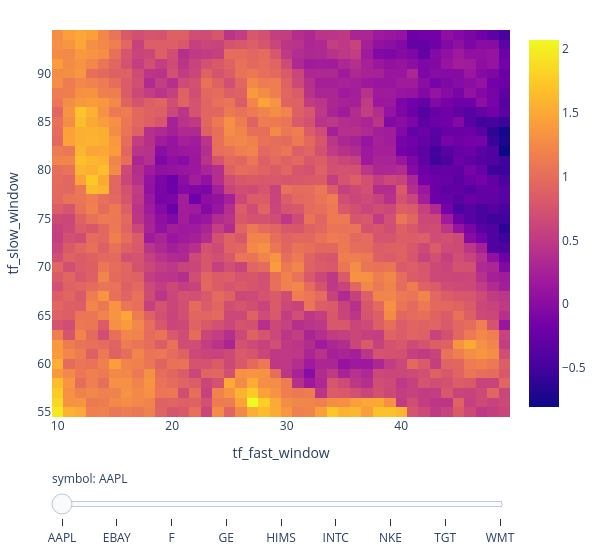

Notebook code cell kept with this figure:
### Code cell
fig = pf.sharpe_ratio().vbt.heatmap(
    x_level="tf_fast_window",
    y_level="tf_slow_window",
    slider_level="symbol"
)
fig.show()

### Figure 1 — Plotly figure (JSON) as saved in the notebook; plotly's stock layout.template omitted (floating-point values rounded to 4 significant figures; data arrays with more than 128 entries replaced by an {"elided": "..."} marker saying what was removed)
{"data": [{"colorscale": [[0, "#0d0887"], [0.1111, "#46039f"], [0.2222, "#7201a8"], [0.3333, "#9c179e"], [0.4444, "#bd3786"], [0.5556, "#d8576b"], [0.6667, "#ed7953"], [0.7778, "#fb9f3a"], [0.8889, "#fdca26"], [1, "#f0f921"]], "hoverongaps": false, "hovertemplate": "tf_fast_window: %{x}<br>tf_slow_window: %{y}<br>value: %{z}<extra></extra>", "name": "AAPL", "type": "heatmap", "uid": "a9d70f1f-ce00-429e-8b66-af467c4f57d9", "visible": true, "x": [10, 11, 12, 13, 14, 15, 16, 17, 18, 19, 20, 21, 22, 23, 24, 25, 26, 27, 28, 29, 30, 31, 32, 33, 34, 35, 36, 37, 38, 39, 40, 41, 42, 43, 44, 45, 46, 47, 48, 49], "y": [55, 56, 57, 58, 59, 60, 61, 62, 63, 64, 65, 66, 67, 68, 69, 70, 71, 72, 73, 74, 75, 76, 77, 78, 79, 80, 81, 82, 83, 84, 85, 86, 87, 88, 89, 90, 91, 92, 93, 94], "z": {"elided": "40x40 float values"}}, {"colorscale": [[0, "#0d0887"], [0.1111, "#46039f"], [0.2222, "#7201a8"], [0.3333, "#9c179e"], [0.4444, "#bd3786"], [0.5556, "#d8576b"], [0.6667, "#ed7953"], [0.7778, "#fb9f3a"], [0.8889, "#fdca26"], [1, "#f0f921"]], "hoverongaps": false, "hovertemplate": "tf_fast_window: %{x}<br>tf_slow_window: %{y}<br>value: %{z}<extra></extra>", "name": "EBAY", "type": "heatmap", "uid": "a430be25-808e-414b-809d-d824ab02ebb4", "visible": false, "x": [10, 11, 12, 13, 14, 15, 16, 17, 18, 19, 20, 21, 22, 23, 24, 25, 26, 27, 28, 29, 30, 31, 32, 33, 34, 35, 36, 37, 38, 39, 40, 41, 42, 43, 44, 45, 46, 47, 48, 49], "y": [55, 56, 57, 58, 59, 60, 61, 62, 63, 64, 65, 66, 67, 68, 69, 70, 71, 72, 73, 74, 75, 76, 77, 78, 79, 80, 81, 82, 83, 84, 85, 86, 87, 88, 89, 90, 91, 92, 93, 94], "z": {"elided": "40x40 float values"}}, {"colorscale": [[0, "#0d0887"], [0.1111, "#46039f"], [0.2222, "#7201a8"], [0.3333, "#9c179e"], [0.4444, "#bd3786"], [0.5556, "#d8576b"], [0.6667, "#ed7953"], [0.7778, "#fb9f3a"], [0.8889, "#fdca26"], [1, "#f0f921"]], "hoverongaps": false, "hovertemplate": "tf_fast_window: %{x}<br>tf_slow_window: %{y}<br>value: %{z}<extra></extra>", "name": "F", "type": "heatmap", "uid": "593cc595-ba62-4529-afa7-0e68d53f71ac", "visible": false, "x": [10, 11, 12, 13, 14, 15, 16, 17, 18, 19, 20, 21, 22, 23, 24, 25, 26, 27, 28, 29, 30, 31, 32, 33, 34, 35, 36, 37, 38, 39, 40, 41, 42, 43, 44, 45, 46, 47, 48, 49], "y": [55, 56, 57, 58, 59, 60, 61, 62, 63, 64, 65, 66, 67, 68, 69, 70, 71, 72, 73, 74, 75, 76, 77, 78, 79, 80, 81, 82, 83, 84, 85, 86, 87, 88, 89, 90, 91, 92, 93, 94], "z": {"elided": "40x40 float values"}}, {"colorscale": [[0, "#0d0887"], [0.1111, "#46039f"], [0.2222, "#7201a8"], [0.3333, "#9c179e"], [0.4444, "#bd3786"], [0.5556, "#d8576b"], [0.6667, "#ed7953"], [0.7778, "#fb9f3a"], [0.8889, "#fdca26"], [1, "#f0f921"]], "hoverongaps": false, "hovertemplate": "tf_fast_window: %{x}<br>tf_slow_window: %{y}<br>value: %{z}<extra></extra>", "name": "GE", "type": "heatmap", "uid": "e5222f39-fd4b-4f65-b972-307f6ffccc12", "visible": false, "x": [10, 11, 12, 13, 14, 15, 16, 17, 18, 19, 20, 21, 22, 23, 24, 25, 26, 27, 28, 29, 30, 31, 32, 33, 34, 35, 36, 37, 38, 39, 40, 41, 42, 43, 44, 45, 46, 47, 48, 49], "y": [55, 56, 57, 58, 59, 60, 61, 62, 63, 64, 65, 66, 67, 68, 69, 70, 71, 72, 73, 74, 75, 76, 77, 78, 79, 80, 81, 82, 83, 84, 85, 86, 87, 88, 89, 90, 91, 92, 93, 94], "z": {"elided": "40x40 float values"}}, {"colorscale": [[0, "#0d0887"], [0.1111, "#46039f"], [0.2222, "#7201a8"], [0.3333, "#9c179e"], [0.4444, "#bd3786"], [0.5556, "#d8576b"], [0.6667, "#ed7953"], [0.7778, "#fb9f3a"], [0.8889, "#fdca26"], [1, "#f0f921"]], "hoverongaps": false, "hovertemplate": "tf_fast_window: %{x}<br>tf_slow_window: %{y}<br>value: %{z}<extra></extra>", "name": "HIMS", "type": "heatmap", "uid": "cdc7c920-795d-459f-8875-9ba83bca0968", "visible": false, "x": [10, 11, 12, 13, 14, 15, 16, 17, 18, 19, 20, 21, 22, 23, 24, 25, 26, 27, 28, 29, 30, 31, 32, 33, 34, 35, 36, 37, 38, 39, 40, 41, 42, 43, 44, 45, 46, 47, 48, 49], "y": [55, 56, 57, 58, 59, 60, 61, 62, 63, 64, 65, 66, 67, 68, 69, 70, 71, 72, 73, 74, 75, 76, 77, 78, 79, 80, 81, 82, 83, 84, 85, 86, 87, 88, 89, 90, 91, 92, 93, 94], "z": {"elided": "40x40 float values"}}, {"colorscale": [[0, "#0d0887"], [0.1111, "#46039f"], [0.2222, "#7201a8"], [0.3333, "#9c179e"], [0.4444, "#bd3786"], [0.5556, "#d8576b"], [0.6667, "#ed7953"], [0.7778, "#fb9f3a"], [0.8889, "#fdca26"], [1, "#f0f921"]], "hoverongaps": false, "hovertemplate": "tf_fast_window: %{x}<br>tf_slow_window: %{y}<br>value: %{z}<extra></extra>", "name": "INTC", "type": "heatmap", "uid": "ad8c1953-aa2a-4155-98c4-4d9b5c2c0c55", "visible": false, "x": [10, 11, 12, 13, 14, 15, 16, 17, 18, 19, 20, 21, 22, 23, 24, 25, 26, 27, 28, 29, 30, 31, 32, 33, 34, 35, 36, 37, 38, 39, 40, 41, 42, 43, 44, 45, 46, 47, 48, 49], "y": [55, 56, 57, 58, 59, 60, 61, 62, 63, 64, 65, 66, 67, 68, 69, 70, 71, 72, 73, 74, 75, 76, 77, 78, 79, 80, 81, 82, 83, 84, 85, 86, 87, 88, 89, 90, 91, 92, 93, 94], "z": {"elided": "40x40 float values"}}, {"colorscale": [[0, "#0d0887"], [0.1111, "#46039f"], [0.2222, "#7201a8"], [0.3333, "#9c179e"], [0.4444, "#bd3786"], [0.5556, "#d8576b"], [0.6667, "#ed7953"], [0.7778, "#fb9f3a"], [0.8889, "#fdca26"], [1, "#f0f921"]], "hoverongaps": false, "hovertemplate": "tf_fast_window: %{x}<br>tf_slow_window: %{y}<br>value: %{z}<extra></extra>", "name": "NKE", "type": "heatmap", "uid": "6c4961e8-26f0-4665-a2cc-dbcfb48452af", "visible": false, "x": [10, 11, 12, 13, 14, 15, 16, 17, 18, 19, 20, 21, 22, 23, 24, 25, 26, 27, 28, 29, 30, 31, 32, 33, 34, 35, 36, 37, 38, 39, 40, 41, 42, 43, 44, 45, 46, 47, 48, 49], "y": [55, 56, 57, 58, 59, 60, 61, 62, 63, 64, 65, 66, 67, 68, 69, 70, 71, 72, 73, 74, 75, 76, 77, 78, 79, 80, 81, 82, 83, 84, 85, 86, 87, 88, 89, 90, 91, 92, 93, 94], "z": {"elided": "40x40 float values"}}, {"colorscale": [[0, "#0d0887"], [0.1111, "#46039f"], [0.2222, "#7201a8"], [0.3333, "#9c179e"], [0.4444, "#bd3786"], [0.5556, "#d8576b"], [0.6667, "#ed7953"], [0.7778, "#fb9f3a"], [0.8889, "#fdca26"], [1, "#f0f921"]], "hoverongaps": false, "hovertemplate": "tf_fast_window: %{x}<br>tf_slow_window: %{y}<br>value: %{z}<extra></extra>", "name": "TGT", "type": "heatmap", "uid": "9976d6aa-4fcf-45c3-aea1-0f16838e7a58", "visible": false, "x": [10, 11, 12, 13, 14, 15, 16, 17, 18, 19, 20, 21, 22, 23, 24, 25, 26, 27, 28, 29, 30, 31, 32, 33, 34, 35, 36, 37, 38, 39, 40, 41, 42, 43, 44, 45, 46, 47, 48, 49], "y": [55, 56, 57, 58, 59, 60, 61, 62, 63, 64, 65, 66, 67, 68, 69, 70, 71, 72, 73, 74, 75, 76, 77, 78, 79, 80, 81, 82, 83, 84, 85, 86, 87, 88, 89, 90, 91, 92, 93, 94], "z": {"elided": "40x40 float values"}}, {"colorscale": [[0, "#0d0887"], [0.1111, "#46039f"], [0.2222, "#7201a8"], [0.3333, "#9c179e"], [0.4444, "#bd3786"], [0.5556, "#d8576b"], [0.6667, "#ed7953"], [0.7778, "#fb9f3a"], [0.8889, "#fdca26"], [1, "#f0f921"]], "hoverongaps": false, "hovertemplate": "tf_fast_window: %{x}<br>tf_slow_window: %{y}<br>value: %{z}<extra></extra>", "name": "WMT", "type": "heatmap", "uid": "ea9a305a-769e-4fa7-9ef3-95fc4fd98b03", "visible": false, "x": [10, 11, 12, 13, 14, 15, 16, 17, 18, 19, 20, 21, 22, 23, 24, 25, 26, 27, 28, 29, 30, 31, 32, 33, 34, 35, 36, 37, 38, 39, 40, 41, 42, 43, 44, 45, 46, 47, 48, 49], "y": [55, 56, 57, 58, 59, 60, 61, 62, 63, 64, 65, 66, 67, 68, 69, 70, 71, 72, 73, 74, 75, 76, 77, 78, 79, 80, 81, 82, 83, 84, 85, 86, 87, 88, 89, 90, 91, 92, 93, 94], "z": {"elided": "40x40 float values"}}], "layout": {"height": 555, "legend": {"orientation": "h", "traceorder": "normal", "x": 1, "xanchor": "right", "y": 1.02, "yanchor": "bottom"}, "margin": {"b": 30, "l": 30, "r": 30, "t": 30}, "sliders": [{"active": 0, "currentvalue": {"prefix": "symbol: "}, "pad": {"t": 50}, "steps": [{"args": [{"visible": [true, false, false, false, false, false, false, false, false]}, {}], "label": "AAPL", "method": "update"}, {"args": [{"visible": [false, true, false, false, false, false, false, false, false]}, {}], "label": "EBAY", "method": "update"}, {"args": [{"visible": [false, false, true, false, false, false, false, false, false]}, {}], "label": "F", "method": "update"}, {"args": [{"visible": [false, false, false, true, false, false, false, false, false]}, {}], "label": "GE", "method": "update"}, {"args": [{"visible": [false, false, false, false, true, false, false, false, false]}, {}], "label": "HIMS", "method": "update"}, {"args": [{"visible": [false, false, false, false, false, true, false, false, false]}, {}], "label": "INTC", "method": "update"}, {"args": [{"visible": [false, false, false, false, false, false, true, false, false]}, {}], "label": "NKE", "method": "update"}, {"args": [{"visible": [false, false, false, false, false, false, false, true, false]}, {}], "label": "TGT", "method": "update"}, {"args": [{"visible": [false, false, false, false, false, false, false, false, true]}, {}], "label": "WMT", "method": "update"}]}], "width": 605, "xaxis": {"title": {"text": "tf_fast_window"}}, "yaxis": {"title": {"text": "tf_slow_window"}}}}
